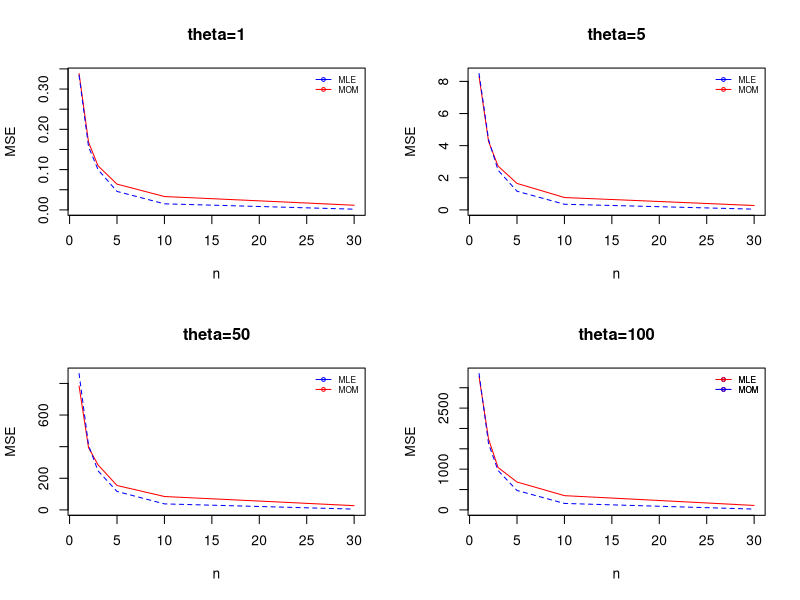
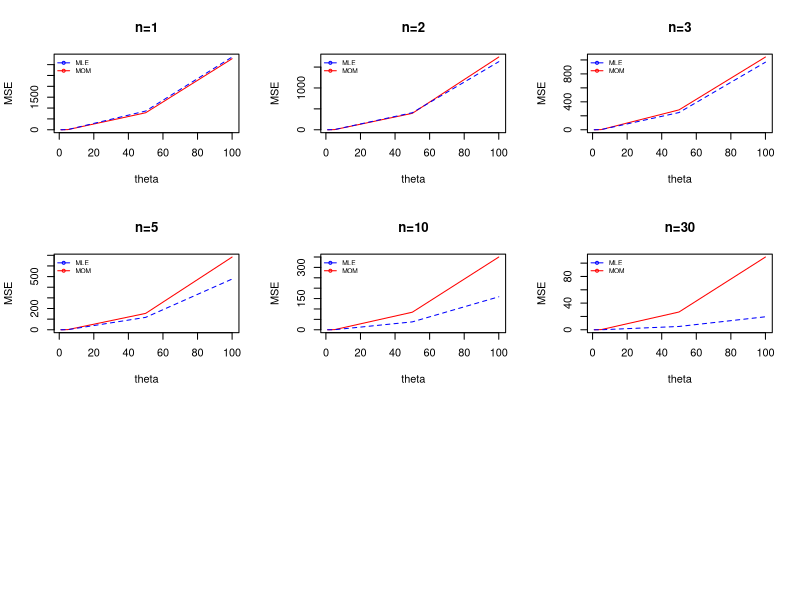

These figures' R source, in order:
######## n = 1,2,3,5,10,30 ; theta = 1,5,50,500 #########

### Function to calculate mean squared error (MSE) for MLE and MOM ###

Estimatorfunction = function(n, theta) {
  sample = runif(n,min = 0, max = theta);
  mme = 2 * mean(sample);
  mle = max(sample);
  return (c(mme,mle));
}

MSEfunction = function(n , theta) {
  sampleestimators = replicate(nsim,Estimatorfunction(n,theta));
  error1 = (sampleestimators - theta)^2;
  return(rowMeans(error1));
}

## For 1000 simulations and for n = 10, theta = 50 ##

MSEfunction = function(n , theta) {
  sampleestimators = replicate(1000,Estimatorfunction(n,theta));
  error1 = (sampleestimators - theta)^2;
  return(rowMeans(error1));
}
theta_hat = MSEfunction(10, 50);
theta_hat

## For various combinations of n and theta calculating mse ##
n = c(1,2,3,5,10,30)
theta = c(1,5,50,100)
nsim = 1000

n_len = length(n)
theta_len = length(theta)
#set.seed(1000)
mse_mme_theta1 = matrix(NA,nrow = n_len, ncol = theta_len)
mse_mle_theta2 = matrix(NA, nrow = n_len, ncol = theta_len)

for(i in 1:n_len) {
  for(j in 1:theta_len) {
    val = MSEfunction(n[i],theta[j])
    mse_mme_theta1[i,j] = val[1]
    mse_mle_theta2[i,j] = val[2]
  }
}

mse_mme_theta1

mse_mle_theta2

## Plotting the results graphically ###

par(mfrow = c(2,2))
for(i in 1:theta_len){
  plot(n,mse_mme_theta1[,i],type="l",lty=1,ylim = c(0,max(mse_mme_theta1[,i],mse_mle_theta2[,i])),main=paste0("theta=",theta[i]),
       ylab = "MSE",col='red')
  lines(n,mse_mle_theta2[,i],lty = 2,col = 'blue')
  legend("topright",legend = c("MLE","MOM"),col = c('blue','red'),text.col = c('black','black'),lty = 1, pch = 1,
         inset = 0.01,ncol = 1, cex = 0.6,bty = 'n')
}

legend("topright",legend = c("MLE","MOM"),col = c('red','blue'),text.col = c('black','black'),lty = 1, pch = 1,
       inset = 0.01,ncol = 1, cex = 0.6,bty = 'n')



## Plotting the results graphically with different values of n ###

par(mfrow = c(3,3))
for(i in 1:n_len){
  plot(theta,mse_mme_theta1[i,],type="l",lty=1,ylim = c(0,max(mse_mme_theta1[i,],mse_mle_theta2[i,])),main=paste0("n=",n[i]),
       ylab = "MSE",col='red')
  lines(theta,mse_mle_theta2[i,],lty = 2,col = 'blue')
  legend("topleft",legend = c("MLE","MOM"),col = c('blue','red'),text.col = c('black','black'),lty = 1, pch = 1,
         inset = 0.01,ncol = 1, cex = 0.6,bty = 'n')
}

#### Question 2###########

## defining the function obtained in question 2(a) ##
negative_log_function = function(theta, value){
  result = length(value) * log(theta) - (theta + 1) * sum(log(value));
  return (-result);
}

## executing the optim function to minimize the negative log function ##

given_data = c(21.72,14.65,50.42,28.78,11.23)

mle_estimator = optim(par = 0.3, fn = negative_log_function, method = "L-BFGS-B",lower = (10 ^ (-10)), hessian = TRUE,value =given_data)

mle_estimator$par


#### To get the approximate standard error and 95% confidence interval for theta #####

standar_error = sqrt( 1/mle_estimator$hessian )
standar_error

confidence_interval = mle_estimator$par + c(-1,1)*standar_error*qnorm(0.975)
confidence_interval
